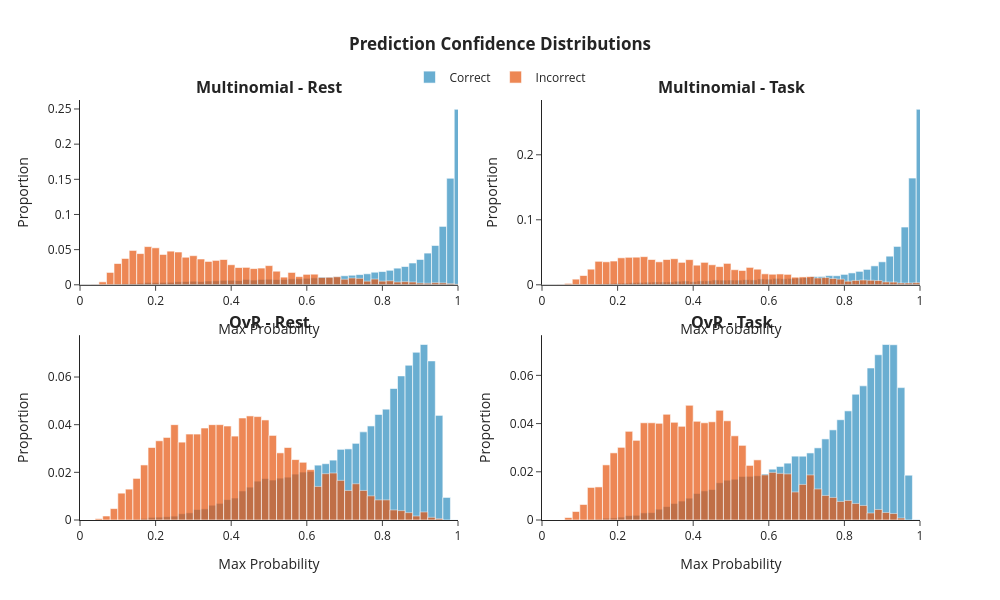

Notebook source saved alongside this figure:
### Code cell
# =============================================================================
# CONFIDENCE DISTRIBUTIONS
# =============================================================================

fig = make_subplots(
    rows=2, cols=2,
    subplot_titles=['<b>Multinomial - Rest</b>', '<b>Multinomial - Task</b>',
                    '<b>OvR - Rest</b>', '<b>OvR - Task</b>'],
    vertical_spacing=0.12
)

configs = [
    (full_multi_cv, 1, 1), (full_multi_task, 1, 2),
    (full_ovr_cv, 2, 1), (full_ovr_task, 2, 2)
]

for data, row, col in configs:
    max_probs = data['probabilities'].max(axis=1)
    correct = data['true_labels'] == data['predictions']
    
    fig.add_trace(go.Histogram(x=max_probs[correct], name='Correct', opacity=0.7,
                               marker_color=COLORS['multinomial'], nbinsx=50, histnorm='probability',
                               showlegend=(row==1 and col==1)), row=row, col=col)
    fig.add_trace(go.Histogram(x=max_probs[~correct], name='Incorrect', opacity=0.7,
                               marker_color=COLORS['ovr'], nbinsx=50, histnorm='probability',
                               showlegend=(row==1 and col==1)), row=row, col=col)

fig.update_layout(
    title=dict(text='<b>Prediction Confidence Distributions</b>', x=0.5),
    barmode='overlay', template='simple_white', height=600, width=1000,
    legend=dict(orientation='h', yanchor='bottom', y=1.02, xanchor='center', x=0.5)
)
fig.update_xaxes(title_text='Max Probability', range=[0, 1])
fig.update_yaxes(title_text='Proportion')
fig.show()

### Figure 1 — Plotly figure (JSON) as saved in the notebook; plotly's stock layout.template omitted (floating-point values rounded to 4 significant figures; data arrays with more than 128 entries replaced by an {"elided": "..."} marker saying what was removed)
{"data": [{"histnorm": "probability", "marker": {"color": "#2b8cbe"}, "name": "Correct", "nbinsx": 50, "opacity": 0.7, "showlegend": true, "type": "histogram", "x": {"elided": "47938 float values"}, "xaxis": "x", "yaxis": "y"}, {"histnorm": "probability", "marker": {"color": "#e6550d"}, "name": "Incorrect", "nbinsx": 50, "opacity": 0.7, "showlegend": true, "type": "histogram", "x": {"elided": "4030 float values"}, "xaxis": "x", "yaxis": "y"}, {"histnorm": "probability", "marker": {"color": "#2b8cbe"}, "name": "Correct", "nbinsx": 50, "opacity": 0.7, "showlegend": false, "type": "histogram", "x": {"elided": "41367 float values"}, "xaxis": "x2", "yaxis": "y2"}, {"histnorm": "probability", "marker": {"color": "#e6550d"}, "name": "Incorrect", "nbinsx": 50, "opacity": 0.7, "showlegend": false, "type": "histogram", "x": {"elided": "5033 float values"}, "xaxis": "x2", "yaxis": "y2"}, {"histnorm": "probability", "marker": {"color": "#2b8cbe"}, "name": "Correct", "nbinsx": 50, "opacity": 0.7, "showlegend": false, "type": "histogram", "x": {"elided": "48419 float values"}, "xaxis": "x3", "yaxis": "y3"}, {"histnorm": "probability", "marker": {"color": "#e6550d"}, "name": "Incorrect", "nbinsx": 50, "opacity": 0.7, "showlegend": false, "type": "histogram", "x": {"elided": "3549 float values"}, "xaxis": "x3", "yaxis": "y3"}, {"histnorm": "probability", "marker": {"color": "#2b8cbe"}, "name": "Correct", "nbinsx": 50, "opacity": 0.7, "showlegend": false, "type": "histogram", "x": {"elided": "41590 float values"}, "xaxis": "x4", "yaxis": "y4"}, {"histnorm": "probability", "marker": {"color": "#e6550d"}, "name": "Incorrect", "nbinsx": 50, "opacity": 0.7, "showlegend": false, "type": "histogram", "x": {"elided": "4810 float values"}, "xaxis": "x4", "yaxis": "y4"}], "layout": {"annotations": [{"font": {"size": 16}, "showarrow": false, "text": "<b>Multinomial - Rest</b>", "x": 0.225, "xanchor": "center", "xref": "paper", "y": 1, "yanchor": "bottom", "yref": "paper"}, {"font": {"size": 16}, "showarrow": false, "text": "<b>Multinomial - Task</b>", "x": 0.775, "xanchor": "center", "xref": "paper", "y": 1, "yanchor": "bottom", "yref": "paper"}, {"font": {"size": 16}, "showarrow": false, "text": "<b>OvR - Rest</b>", "x": 0.225, "xanchor": "center", "xref": "paper", "y": 0.44, "yanchor": "bottom", "yref": "paper"}, {"font": {"size": 16}, "showarrow": false, "text": "<b>OvR - Task</b>", "x": 0.775, "xanchor": "center", "xref": "paper", "y": 0.44, "yanchor": "bottom", "yref": "paper"}], "barmode": "overlay", "height": 600, "legend": {"orientation": "h", "x": 0.5, "xanchor": "center", "y": 1.02, "yanchor": "bottom"}, "title": {"text": "<b>Prediction Confidence Distributions</b>", "x": 0.5}, "width": 1000, "xaxis": {"anchor": "y", "domain": [0, 0.45], "range": [0, 1], "title": {"text": "Max Probability"}}, "xaxis2": {"anchor": "y2", "domain": [0.55, 1], "range": [0, 1], "title": {"text": "Max Probability"}}, "xaxis3": {"anchor": "y3", "domain": [0, 0.45], "range": [0, 1], "title": {"text": "Max Probability"}}, "xaxis4": {"anchor": "y4", "domain": [0.55, 1], "range": [0, 1], "title": {"text": "Max Probability"}}, "yaxis": {"anchor": "x", "domain": [0.56, 1], "title": {"text": "Proportion"}}, "yaxis2": {"anchor": "x2", "domain": [0.56, 1], "title": {"text": "Proportion"}}, "yaxis3": {"anchor": "x3", "domain": [0, 0.44], "title": {"text": "Proportion"}}, "yaxis4": {"anchor": "x4", "domain": [0, 0.44], "title": {"text": "Proportion"}}}}
